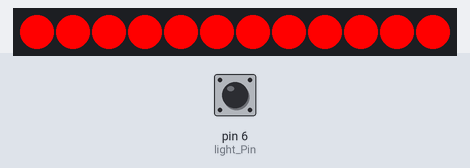
The sketch below on a simulated Arduino Uno, built with avr-gcc and run on an emulated ATmega328P. Shown: 12 RGB LEDs in strip order, left to right. The inputs (shaded band) are chosen by the test bench; at power-on: pin 6 (light_Pin) HIGH. Random numbers use the default seed unless the sketch sets one.

Above: at 0.1 s.
At 1.0 s:
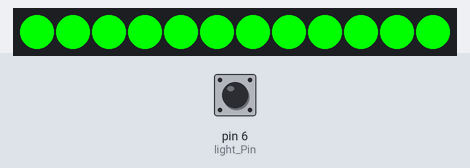
At 1.9 s:
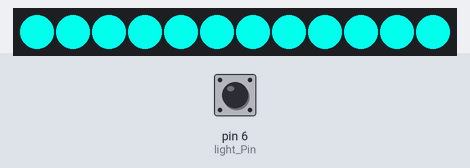
At 2.8 s:
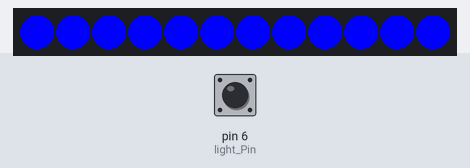

The sketch:

light_Mercury.ino
```cpp
#include "key.h"

#include <Adafruit_NeoPixel.h>
#define PIN A0
Adafruit_NeoPixel strip = Adafruit_NeoPixel(12, PIN, NEO_GRB + NEO_KHZ800);

uint32_t color[9]=
{
  strip.Color(255, 0, 0),strip.Color(248, 141, 30),strip.Color(255, 255, 0),strip.Color(0, 255, 0),strip.Color(0, 127, 255),strip.Color(0, 0, 255),strip.Color(0, 255, 236),strip.Color(255, 0, 199),strip.Color(0, 0, 0)
  };

  int light_Pin = 6;
int num;
boolean sta;

void setup() {
  // initialize serial:
  Serial.begin(9600);

  pinMode(light_Pin,INPUT_PULLUP);

  key_init();

  strip.begin();	//初始化LED
  strip.show(); // Initialize all pixels to 'off'

  for(int i=0;i<9;i++)
  {
    colorWipe(color[i]);
    delay(300);
  }
  colorWipe(color[random(1,10)]);
}

void loop() {
  if(key_get(light_Pin,0))
  {
    delay(300);
    num+=1;
    if(num>9)
    {
      sta=true;
      num=0;
    }
  }
  if(num<10&&num>0)
    colorWipe(color[num-1]);
  else
    rainbowCycle(1);
}

void colorWipe(uint32_t c) {
  for(uint16_t i=0; i<strip.numPixels(); i++)
  {
    strip.setPixelColor(i, c);
    strip.show();
  }
}

void colorWipe(uint32_t c, uint8_t wait) {
  for(uint16_t i=0; i<strip.numPixels(); i++) {
    strip.setPixelColor(i, c);
    strip.show();
    delay(wait);
  }
}

void rainbowCycle(uint8_t wait) {
  uint16_t i, j;
  if(sta)
  {
    for(j=0; j<255; j++) { // 5 cycles of all colors on wheel
      for(i=0; i< strip.numPixels(); i++) {
        strip.setPixelColor(i, Wheel(((i * 256 / strip.numPixels()) + j) & 255));
      }
      strip.show();
      delay(wait);
      if(key_get(light_Pin,0))
      {
        sta=false;
        num=1;
      }
    }
  }
}


uint32_t Wheel(byte WheelPos) {
  if(WheelPos < 85) {
    return strip.Color(WheelPos * 3, 255 - WheelPos * 3, 0);
  }
  else if(WheelPos < 170) {
    WheelPos -= 85;
    return strip.Color(255 - WheelPos * 3, 0, WheelPos * 3);
  }
  else {
    WheelPos -= 170;
    return strip.Color(0, WheelPos * 3, 255 - WheelPos * 3);
  }
}
```

key.h
```cpp
#include "arduino.h"

boolean key[NUM_DIGITAL_PINS];			//按键
boolean key_cache[NUM_DIGITAL_PINS];		//检测按键松开缓存

void key_init()
{
  for(int a=0;a<NUM_DIGITAL_PINS;a++)
  {
    key[a]=LOW;
    key_cache[a]=HIGH;
  }
}

boolean key_get(int _key_pin,boolean _key_type)
{
  key_cache[_key_pin]=key[_key_pin];		//缓存作判断用

  key[_key_pin]=!digitalRead(_key_pin);	//触发时

  switch(_key_type)
  {
  case 0:
    if(!key[_key_pin] && key_cache[_key_pin])		//按下松开后
      return true;
    else
      return false;
    break;
  case 1:
    if(key[_key_pin] && !key_cache[_key_pin])		//按下松开后
      return true;
    else
      return false;
    break;
  }
}
```
